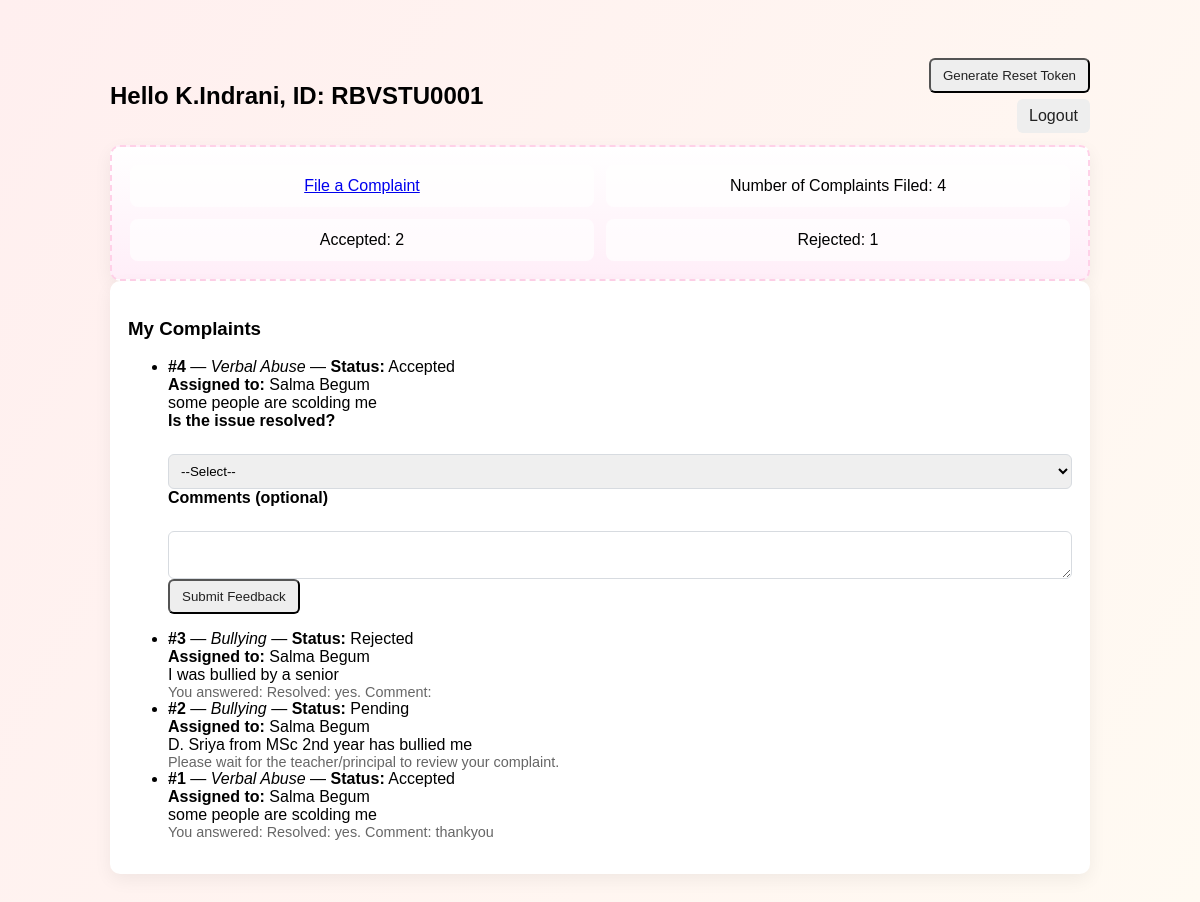
Page /student_dashboard (signed in) on the earlier database version.
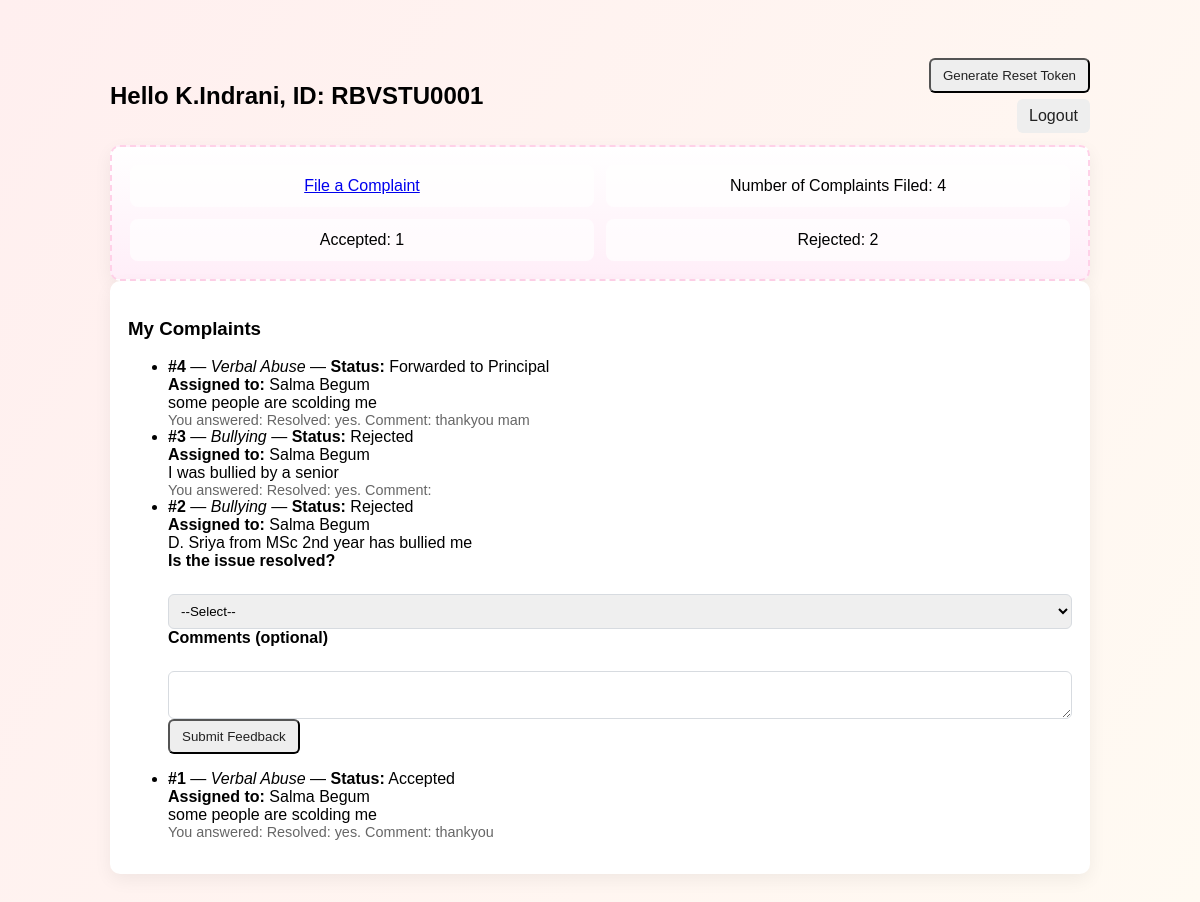
Same page on the later database version.
### tables this page shows
CREATE TABLE complaints (
    id INTEGER PRIMARY KEY AUTOINCREMENT,
    student_id INTEGER NOT NULL,
    teacher_id INTEGER NOT NULL,
    category TEXT,
    description TEXT,
    attachment TEXT,
    status TEXT DEFAULT 'Pending',
    reason TEXT,
    created_at DATETIME DEFAULT CURRENT_TIMESTAMP,
    FOREIGN KEY (student_id) REFERENCES students(id),
    FOREIGN KEY (teacher_id) REFERENCES teachers(id)
);

CREATE TABLE teachers (
    id INTEGER PRIMARY KEY AUTOINCREMENT,
    name TEXT NOT NULL,
    teacher_code TEXT NOT NULL UNIQUE,
    performance_accepted INTEGER DEFAULT 0,
    performance_rejected INTEGER DEFAULT 0,
    created_at DATETIME DEFAULT CURRENT_TIMESTAMP
);

CREATE TABLE feedback (
    id INTEGER PRIMARY KEY AUTOINCREMENT,
    complaint_id INTEGER NOT NULL,
    student_feedback TEXT,
    created_at DATETIME DEFAULT CURRENT_TIMESTAMP,
    FOREIGN KEY (complaint_id) REFERENCES complaints(id)
);

### app.py (the view)
    def wrapper(*args, **kwargs):
        if not is_logged_in():
            flash('You must be logged in', 'danger')
            return redirect(url_for('index'))
        return f(*args, **kwargs)

### app.py (called while the page is built)
def get_db():
    conn = sqlite3.connect(DB_PATH)
    conn.row_factory = sqlite3.Row
    return conn

def is_logged_in():
    return 'user_id' in session

def require_login(f):
    def wrapper(*args, **kwargs):
        if not is_logged_in():
            flash('You must be logged in', 'danger')
            return redirect(url_for('index'))
        return f(*args, **kwargs)
    wrapper.__name__ = f.__name__
    return wrapper

### templates/student_dashboard.html (shortened to what this page needs)
﻿<!doctype html>
<html>
<head>
  <link rel="stylesheet" href="/static/css/common.css">
  <link rel="stylesheet" href="/static/css/student.css">
</head>
<body class="student-bg">
  <div class="container">
    <header>
      <div style="display:flex; align-items:center; gap:18px; width:100%; justify-content:space-between;">
        <div>
          <h2>Hello {{ student['name'] }}, ID: {{ student['unique_code'] }}</h2>
        </div>
        <div style="text-align:right">
          {% if reset_token %}
            <div style="font-family:monospace; background:#f7f7f7; padding:6px 10px; border-radius:6px; display:inline-block; margin-right:8px">Token: {{ reset_token }}</div>
            <div class="muted" style="display:block; font-size:0.85rem">Expires: {{ reset_expires }}</div>
          {% else %}
            <form method="post" action="/generate_token" style="display:inline">
              <button class="btn" type="submit">Generate Reset Token</button>
            </form>
          {% endif %}
          <div style="margin-top:6px"><a href="/logout" class="btn">Logout</a></div>
        </div>
      </div>
    </header>
    <main>
      <section class="bunny-panel card">
        <div class="panel-grid">
          <div class="panel-item"><a href="/complaint/new">File a Complaint</a></div>
          <div class="panel-item" id="total-count">Number of Complaints Filed: {{ total }}</div>
          <div class="panel-item" id="accepted-count">Accepted: {{ accepted }}</div>
          <div class="panel-item" id="rejected-count">Rejected: {{ rejected }}</div>
        </div>
      </section>
      <section class="card">
        <h3>My Complaints</h3>
        {% if complaints %}
          <ul class="complaint-list">
          {% for c in complaints %}
            <li class="complaint-item">
              <strong>#{{ c['id'] }}</strong> — <em>{{ c['category'] }}</em> — <strong>Status:</strong> {{ c['status'] }}<br>
              <strong>Assigned to:</strong> {{ c['teacher_name'] or 'Unassigned' }}<br>
              <div>{{ c['description'] }}</div>
              {% set fb = feedback_map.get(c['id']) %}
              {% if fb %}
                <div class="muted">You answered: {{ fb['student_feedback'] }}</div>
              {% else %}
                {% if c['status'] != 'Pending' %}
                  <form method="post" action="/complaint/feedback" class="small-form">
                    <label>Is the issue resolved?</label><br>
                    <select name="resolved" required>
                      <option value="">--Select--</option>
                    </select><br>
                    <label>Comments (optional)</label><br>
                    <textarea name="comment" rows="2" style="width:100%"></textarea><br>
                    <button type="submit" class="btn">Submit Feedback</button>
                  </form>
                {% else %}
                  <div class="muted">Please wait for the teacher/principal to review your complaint.</div>
                {% endif %}
              {% endif %}
            </li>
          {% endfor %}
          </ul>
        {% else %}
          <div>No complaints filed yet.</div>
        {% endif %}
      </section>
    </main>
  </div>
</body>
</html>

Differences in the rows shown:
changed complaints id 4: status "Accepted" → "Forwarded to Principal"; resolved "--Select--" → (not shown); now shows "You answered:"
added feedback: student_feedback "Resolved: yes. Comment: thankyou mam"
changed complaints "D. Sriya from MSc 2nd year has bullied me": status "Pending" → "Rejected"; resolved (not shown) → "--Select--"; status "Please wait for the teacher/principal to review your complaint." → "Is the issue resolved? Comments (optional) Submit Feedback"
Other differences:
text written by a page script: "Accepted: 2" → "Accepted: 1"
text written by a page script: "Rejected: 1" → "Rejected: 2"
